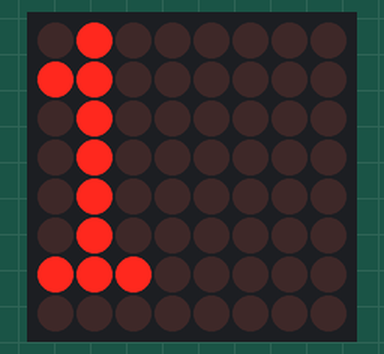
The sketch below on a simulated Arduino Uno, built with avr-gcc and run on an emulated ATmega328P. On the bench: 8×8 LED matrix.

Above: at 0.1 s.

The sketch:

Dot_Matrix_Parola_Lib.ino
```cpp
#include <MD_Parola.h>
#include <MD_MAX72xx.h>
#include <SPI.h>
#define HARDWARE_TYPE MD_MAX72XX::FC16_HW
#define MAX_DEVICES 1
#define CLK_PIN   13
#define DATA_PIN  11
#define CS_PIN    10

const int wait = 1000;

// Define the number of devices we have in the chain and the hardware interface
// NOTE: These pin numbers will probably not work with your hardware and may
// need to be adapted

// Hardware SPI connection
MD_Parola matrix = MD_Parola( HARDWARE_TYPE, CS_PIN, MAX_DEVICES );

void setup(){
    matrix.begin();
}

void loop(){
    matrix.print( "1" );
    delay( wait );
}
```
